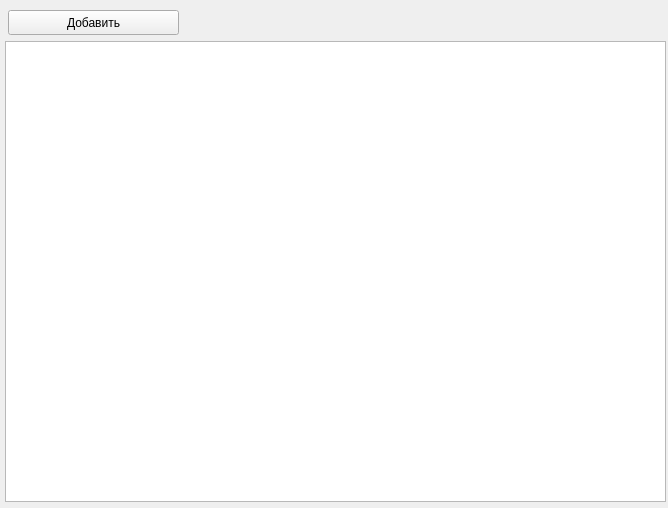
<?xml version="1.0" encoding="UTF-8"?>
<ui version="4.0">
 <class>Form</class>
 <widget class="QWidget" name="Form">
  <property name="geometry">
   <rect>
    <x>0</x>
    <y>0</y>
    <width>668</width>
    <height>508</height>
   </rect>
  </property>
  <property name="windowTitle">
   <string>Form</string>
  </property>
  <widget class="QTableWidget" name="tableWidget">
   <property name="geometry">
    <rect>
     <x>5</x>
     <y>41</y>
     <width>661</width>
     <height>461</height>
    </rect>
   </property>
  </widget>
  <widget class="QPushButton" name="pushButton">
   <property name="geometry">
    <rect>
     <x>8</x>
     <y>10</y>
     <width>171</width>
     <height>25</height>
    </rect>
   </property>
   <property name="text">
    <string>Добавить</string>
   </property>
  </widget>
 </widget>
 <resources/>
 <connections/>
</ui>
